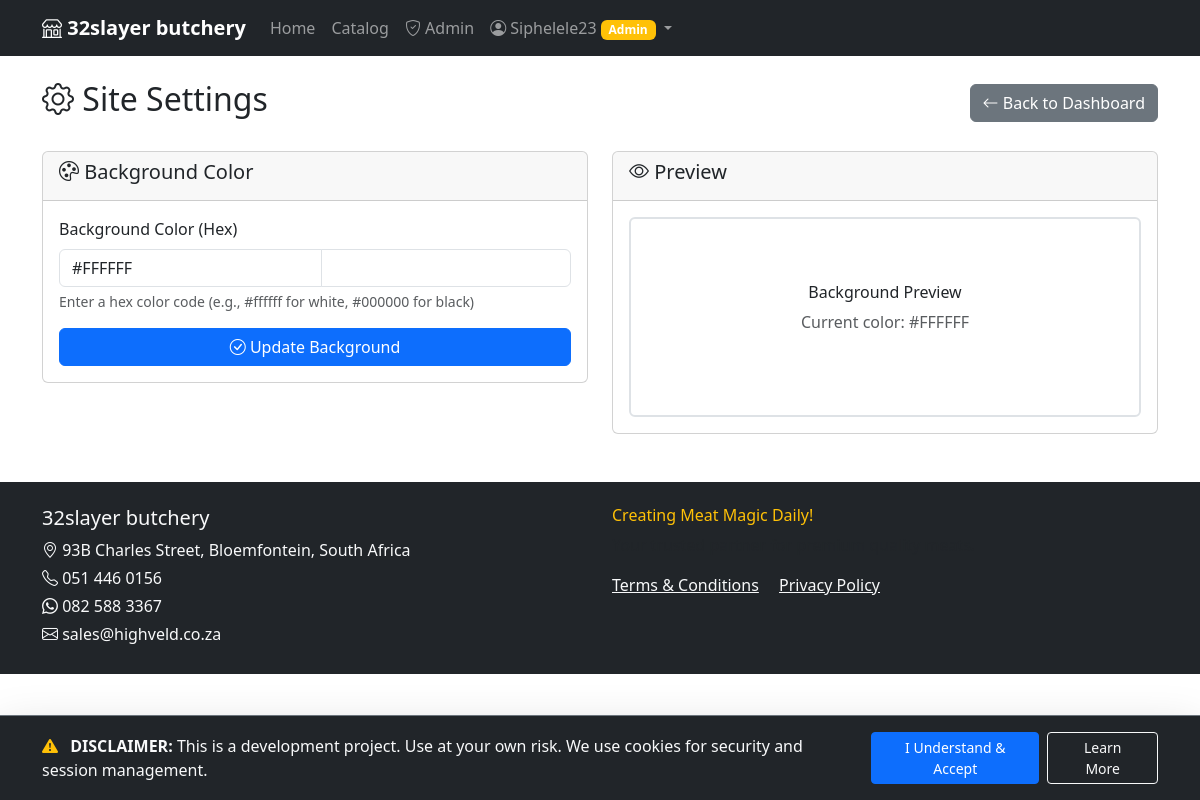
/admin/settings (signed in), run on the app's committed database.
### main.py (models this page shows)
class User(UserMixin, db.Model):
    id = db.Column(db.Integer, primary_key=True)
    username = db.Column(db.String(80), unique=True, nullable=False)
    email = db.Column(db.String(120), unique=True, nullable=True)
    phone = db.Column(db.String(20), unique=True, nullable=True)
    password_hash = db.Column(db.String(120), nullable=False)
    is_admin = db.Column(db.Boolean, default=False)
    is_banned = db.Column(db.Boolean, default=False)
    failed_login_attempts = db.Column(db.Integer, default=0)
    locked_until = db.Column(db.DateTime)
    created_at = db.Column(db.DateTime, default=datetime.utcnow)

class SiteSettings(db.Model):
    id = db.Column(db.Integer, primary_key=True)
    background_color = db.Column(db.String(7), default='#ffffff')
    updated_at = db.Column(db.DateTime, default=datetime.utcnow, onupdate=datetime.utcnow)

### main.py (the view, shortened to what this page needs)
@app.route('/admin/settings', methods=['GET', 'POST'])
@login_required
@admin_required
def admin_settings():
    form = BackgroundForm()
    settings = SiteSettings.query.first()
    if not settings:
        settings = SiteSettings(background_color='#ffffff')
        db.session.add(settings)
        db.session.commit()
    form.background_color.data = settings.background_color
    return render_template('admin/settings.html', form=form, settings=settings)

### main.py
class BackgroundForm(FlaskForm):
    background_color = StringField('Background Color', validators=[InputRequired(), Length(min=7, max=7)])

### main.py (called while the page is built)
@app.before_request
def check_session_validity():
    if current_user.is_authenticated:
        user = User.query.get(current_user.id)
        if not user or user.is_banned:
            logout_user()
            flash('Your session has expired or your account is no longer active.', 'error')
            return redirect(url_for('login'))
        session.permanent = True
        app.permanent_session_lifetime = timedelta(minutes=30)

@login_manager.user_loader
def load_user(user_id):
    return User.query.get(int(user_id))

def admin_required(f):
    @wraps(f)
    def decorated_function(*args, **kwargs):
        if not current_user.is_authenticated or not current_user.is_admin:
            flash('Admin access required.', 'error')
            return redirect(url_for('index'))
        return f(*args, **kwargs)
    return decorated_function

@app.context_processor
def inject_site_settings():
    settings = SiteSettings.query.first()
    if not settings:
        settings = SiteSettings(background_color='#ffffff')
        db.session.add(settings)
        db.session.commit()
    return dict(site_settings=settings)

### templates/admin/settings.html (shortened to what this page needs)
{% extends "base.html" %}
{% block content %}
<div class="d-flex justify-content-between align-items-center mb-4">
    <h2><i class="bi bi-gear"></i> Site Settings</h2>
    <a href="{{ url_for('admin_dashboard') }}" class="btn btn-secondary">
        <i class="bi bi-arrow-left"></i> Back to Dashboard
    </a>
</div>
<div class="row">
    <div class="col-md-6">
        <div class="card">
            <div class="card-header">
                <h5><i class="bi bi-palette"></i> Background Color</h5>
            </div>
            <div class="card-body">
                <form method="POST">
                    <div class="mb-3">
                        <label for="background_color" class="form-label">Background Color (Hex)</label>
                        <div class="input-group">
                            {{ form.background_color(class="form-control", id="background_color", placeholder="#ffffff") }}
                            <input type="color" class="form-control form-control-color" id="colorPicker" value="{{ settings.background_color }}" title="Choose color">
                        </div>
                        <div class="form-text">Enter a hex color code (e.g., #ffffff for white, #000000 for black)</div>
                    </div>
                    <div class="d-grid">
                        <button type="submit" class="btn btn-primary">
                            <i class="bi bi-check-circle"></i> Update Background
                        </button>
                    </div>
                </form>
            </div>
        </div>
    </div>
    <div class="col-md-6">
        <div class="card">
            <div class="card-header">
                <h5><i class="bi bi-eye"></i> Preview</h5>
            </div>
            <div class="card-body">
                <div id="preview" style="background-color: {{ settings.background_color }}; height: 200px; border: 2px solid #dee2e6; border-radius: 0.375rem; display: flex; align-items: center; justify-content: center;">
                    <div class="text-center">
                        <h6>Background Preview</h6>
                        <p class="text-muted">Current color: {{ settings.background_color }}</p>
                    </div>
                </div>
            </div>
        </div>
    </div>
</div>
{% endblock %}

### templates/base.html (shortened to what this page needs)
<!DOCTYPE html>
<html lang="en">
<head>
    <link href="https://cdn.jsdelivr.net/npm/bootstrap@5.3.0/dist/css/bootstrap.min.css" rel="stylesheet">
    <link rel="stylesheet" href="https://cdn.jsdelivr.net/npm/bootstrap-icons@1.7.2/font/bootstrap-icons.css">
</head>
<body style="background-color: {{ site_settings.background_color }};">
    <nav class="navbar navbar-expand-lg navbar-dark bg-dark">
        <div class="container">
            <a class="navbar-brand fw-bold" href="{{ url_for('index') }}">
                <i class="bi bi-shop"></i> 32slayer butchery
            </a>
            <div class="collapse navbar-collapse" id="navbarNav">
                <ul class="navbar-nav me-auto">
                    <li class="nav-item">
                        <a class="nav-link" href="{{ url_for('index') }}">Home</a>
                    </li>
                    <li class="nav-item">
                        <a class="nav-link" href="{{ url_for('catalog') }}">Catalog</a>
                    </li>
                    {% if current_user.is_authenticated %}
                        {% if current_user.is_admin %}
                        <li class="nav-item">
                            <a class="nav-link" href="{{ url_for('admin_dashboard') }}">
                                <i class="bi bi-shield-check"></i> Admin
                            </a>
                        </li>
                        {% endif %}
                        <li class="nav-item dropdown">
                            <a class="nav-link dropdown-toggle" href="#" role="button" data-bs-toggle="dropdown">
                                <i class="bi bi-person-circle"></i> {{ current_user.username }}
                                {% if current_user.is_admin %}
                                    <span class="badge bg-warning">Admin</span>
                                {% endif %}
                            </a>
                        </li>
                    {% endif %}
                </ul>
            </div>
        </div>
    </nav>
    <main class="container mt-4">
        {% block content %}{% endblock %}
    </main>
    <footer class="bg-dark text-light py-4 mt-5">
        <div class="container">
            <div class="row">
                <div class="col-md-6">
                    <h5>32slayer butchery</h5>
                    <p class="mb-1"><i class="bi bi-geo-alt"></i> 93B Charles Street, Bloemfontein, South Africa</p>
                    <p class="mb-1"><i class="bi bi-telephone"></i> 051 446 0156</p>
                    <p class="mb-1"><i class="bi bi-whatsapp"></i> 082 588 3367</p>
                    <p class="mb-1"><i class="bi bi-envelope"></i> sales@highveld.co.za</p>
                </div>
                <div class="col-md-6">
                    <h6 class="text-warning">Creating Meat Magic Daily!</h6>
                    <p class="text-muted">Your trusted partner for premium quality meats.</p>
                    <div class="mt-3">
                        <a href="{{ url_for('terms_conditions') }}" class="text-light me-3">Terms & Conditions</a>
                        <a href="#" class="text-light">Privacy Policy</a>
                    </div>
                </div>
            </div>
        </div>
    </footer>
    {% if not request.cookies.get('cookies_accepted') %}
    <div id="cookie-banner" class="fixed-bottom bg-dark text-light p-3 shadow-lg border-top border-secondary" style="z-index: 1050;">
        <div class="container d-flex flex-column flex-md-row align-items-center justify-content-between">
            <div class="mb-3 mb-md-0 pe-md-4">
                <p class="mb-0">
                    <i class="bi bi-exclamation-triangle-fill text-warning me-2"></i>
                    <strong>DISCLAIMER:</strong> This is a development project. Use at your own risk. We use cookies for security and session management.
                </p>
            </div>
            <div class="d-flex gap-2">
                <a href="{{ url_for('accept_cookies') }}" class="btn btn-primary btn-sm px-4">I Understand & Accept</a>
                <a href="{{ url_for('terms_conditions') }}" class="btn btn-outline-light btn-sm px-4">Learn More</a>
            </div>
        </div>
    </div>
    {% endif %}
</body>
</html>

### data on the page
User: username "Siphelele23"
SiteSettings: background_color "#FFFFFF", background_color "#ffffff"
